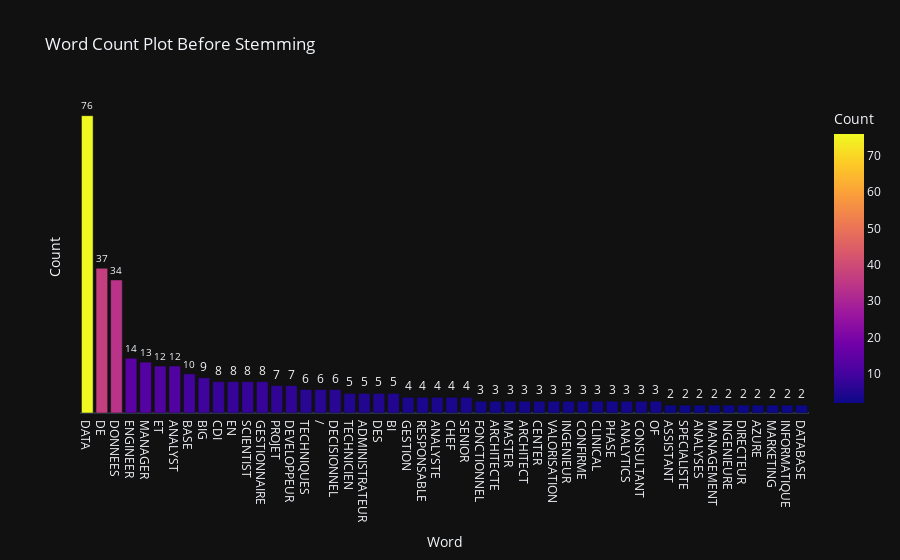

Here is the notebook cell this chart was saved with:
### Code cell
def word_count_plot(data, title):
    word_counter = Counter([word for sentence in data for word in sentence.split()])
    most_count = word_counter.most_common(50)
    most_count = pd.DataFrame(most_count, columns = ['Word', 'Count']).sort_values(by = "Count")
    most_count = most_count.sort_values(by = 'Count', ascending = False)
    
    fig = px.bar(most_count, x = 'Word', y = 'Count', color = "Count", text_auto = '', template = 'plotly_dark', title = title)
    fig.update_xaxes(showgrid = False)
    fig.update_yaxes(showgrid = False, showticklabels = False)
    fig.update_traces(textfont_size = 12, textangle = 0, textposition = "outside", cliponaxis = False)
    fig.show()

word_count_plot(df["Poste"], "Word Count Plot Before Stemming")
plt.show()

### Figure 1 — Plotly figure (JSON) as saved in the notebook; plotly's stock layout.template omitted (floating-point values rounded to 4 significant figures)
{"data": [{"alignmentgroup": "True", "cliponaxis": false, "hovertemplate": "Word=%{x}<br>Count=%{marker.color}<extra></extra>", "legendgroup": "", "marker": {"color": [76, 37, 34, 14, 13, 12, 12, 10, 9, 8, 8, 8, 8, 7, 7, 6, 6, 6, 5, 5, 5, 5, 4, 4, 4, 4, 4, 3, 3, 3, 3, 3, 3, 3, 3, 3, 3, 3, 3, 3, 2, 2, 2, 2, 2, 2, 2, 2, 2, 2], "coloraxis": "coloraxis", "pattern": {"shape": ""}}, "name": "", "offsetgroup": "", "orientation": "v", "showlegend": false, "textangle": 0, "textfont": {"size": 12}, "textposition": "outside", "texttemplate": "%{y:}", "type": "bar", "x": ["DATA", "DE", "DONNEES", "ENGINEER", "MANAGER", "ET", "ANALYST", "BASE", "BIG", "CDI", "EN", "SCIENTIST", "GESTIONNAIRE", "PROJET", "DEVELOPPEUR", "TECHNIQUES", "/", "DECISIONNEL", "TECHNICIEN", "ADMINISTRATEUR", "DES", "BI", "GESTION", "RESPONSABLE", "ANALYSTE", "CHEF", "SENIOR", "FONCTIONNEL", "ARCHITECTE", "MASTER", "ARCHITECT", "CENTER", "VALORISATION", "INGENIEUR", "CONFIRME", "CLINICAL", "PHASE", "ANALYTICS", "CONSULTANT", "OF", "ASSISTANT", "SPECIALISTE", "ANALYSES", "MANAGEMENT", "INGENIEURE", "DIRECTEUR", "AZURE", "MARKETING", "INFORMATIQUE", "DATABASE"], "xaxis": "x", "y": [76, 37, 34, 14, 13, 12, 12, 10, 9, 8, 8, 8, 8, 7, 7, 6, 6, 6, 5, 5, 5, 5, 4, 4, 4, 4, 4, 3, 3, 3, 3, 3, 3, 3, 3, 3, 3, 3, 3, 3, 2, 2, 2, 2, 2, 2, 2, 2, 2, 2], "yaxis": "y"}], "layout": {"barmode": "relative", "coloraxis": {"colorbar": {"title": {"text": "Count"}}, "colorscale": [[0, "#0d0887"], [0.1111, "#46039f"], [0.2222, "#7201a8"], [0.3333, "#9c179e"], [0.4444, "#bd3786"], [0.5556, "#d8576b"], [0.6667, "#ed7953"], [0.7778, "#fb9f3a"], [0.8889, "#fdca26"], [1, "#f0f921"]]}, "legend": {"tracegroupgap": 0}, "title": {"text": "Word Count Plot Before Stemming"}, "xaxis": {"anchor": "y", "domain": [0, 1], "showgrid": false, "title": {"text": "Word"}}, "yaxis": {"anchor": "x", "domain": [0, 1], "showgrid": false, "showticklabels": false, "title": {"text": "Count"}}}}
